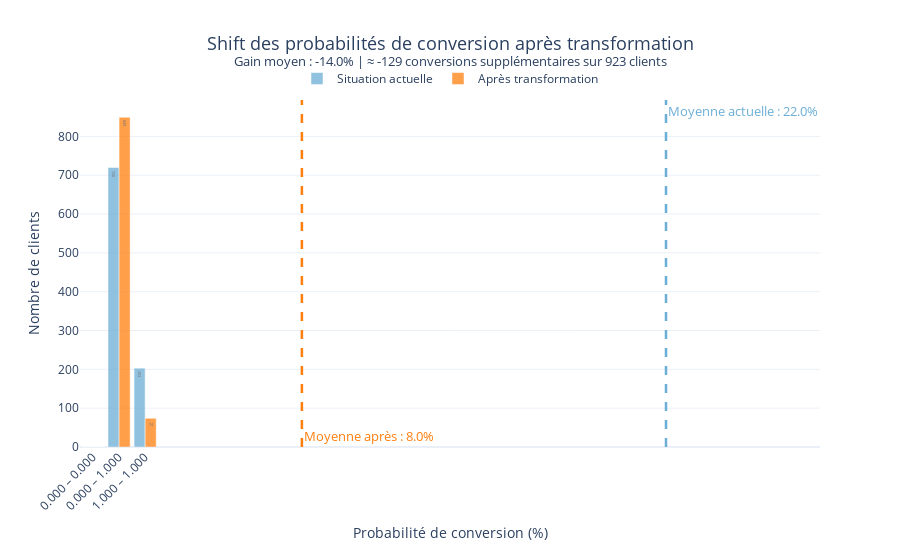

Source (notebook cell):
### Code cell
comparison_df = simulate_follow_up_conversion_shift(df_sim, model)

### Figure 1 — Plotly figure (JSON) as saved in the notebook; plotly's stock layout.template omitted (floating-point values rounded to 4 significant figures)
{"data": [{"hovertemplate": "%{x}<br>Clients: %{y}<extra></extra>", "marker": {"color": "#6baed6"}, "name": "Situation actuelle", "opacity": 0.75, "text": [0.0, 0.0, 0.0, 0.0, 0.0, 0.0, 0.0, 0.0, 720.0, 203.0], "textposition": "auto", "type": "bar", "x": ["0.000 – 0.000", "0.000 – 0.000", "0.000 – 0.000", "0.000 – 0.000", "0.000 – 0.000", "0.000 – 0.000", "0.000 – 0.000", "0.000 – 0.000", "0.000 – 1.000", "1.000 – 1.000"], "y": [0, 0, 0, 0, 0, 0, 0, 0, 720, 203]}, {"hovertemplate": "%{x}<br>Clients: %{y}<extra></extra>", "marker": {"color": "#ff7f0e"}, "name": "Après transformation", "opacity": 0.75, "text": [0.0, 0.0, 0.0, 0.0, 0.0, 0.0, 0.0, 0.0, 849.0, 74.0], "textposition": "auto", "type": "bar", "x": ["0.000 – 0.000", "0.000 – 0.000", "0.000 – 0.000", "0.000 – 0.000", "0.000 – 0.000", "0.000 – 0.000", "0.000 – 0.000", "0.000 – 0.000", "0.000 – 1.000", "1.000 – 1.000"], "y": [0, 0, 0, 0, 0, 0, 0, 0, 849, 74]}], "layout": {"annotations": [{"font": {"color": "#6baed6", "size": 13}, "showarrow": false, "text": "Moyenne actuelle : 22.0%", "x": 21.99, "xanchor": "left", "xref": "x", "y": 1, "yanchor": "top", "yref": "y domain"}, {"font": {"color": "#ff7f0e", "size": 13}, "showarrow": false, "text": "Moyenne après : 8.0%", "x": 8.017, "xanchor": "left", "xref": "x", "y": 0, "yanchor": "bottom", "yref": "y domain"}], "bargap": 0.15, "font": {"size": 12}, "height": 550, "hovermode": "x unified", "legend": {"orientation": "h", "x": 0.5, "xanchor": "center", "y": 1.02, "yanchor": "bottom"}, "shapes": [{"line": {"color": "#6baed6", "dash": "dash", "width": 2.5}, "type": "line", "x0": 21.99, "x1": 21.99, "xref": "x", "y0": 0, "y1": 1, "yref": "y domain"}, {"line": {"color": "#ff7f0e", "dash": "dash", "width": 2.5}, "type": "line", "x0": 8.017, "x1": 8.017, "xref": "x", "y0": 0, "y1": 1, "yref": "y domain"}], "title": {"font": {"size": 18}, "text": "Shift des probabilités de conversion après transformation<br><sup>Gain moyen : -14.0% | ≈ -129 conversions supplémentaires sur 923 clients</sup>", "x": 0.5}, "width": 900, "xaxis": {"tickangle": -45, "title": {"text": "Probabilité de conversion (%)"}}, "yaxis": {"title": {"text": "Nombre de clients"}}}}
